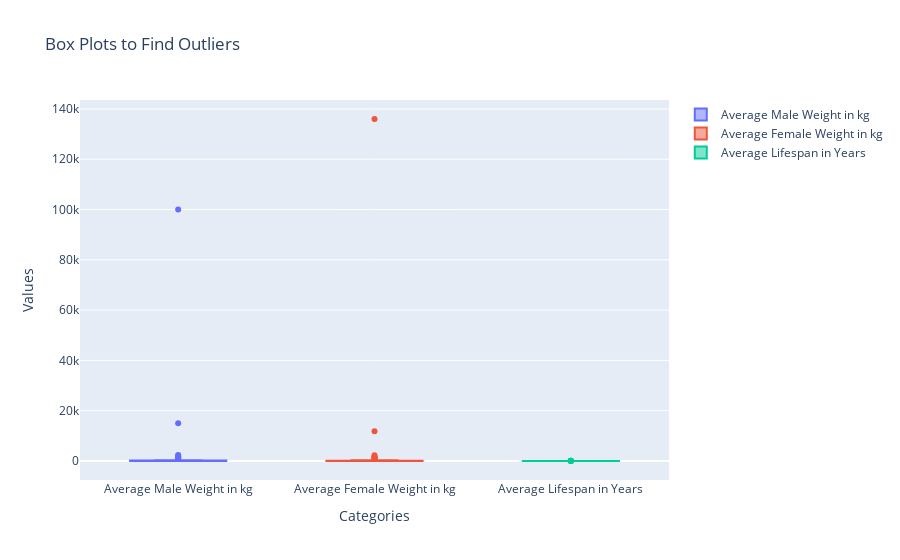

The cell this chart's notebook holds for it:
### Code cell
import pandas as pd
import plotly.graph_objs as go
import plotly.express as px

# Cargar los datos
ruta = 'Datos/animals lifespan.csv'
datos = pd.read_csv(ruta, sep=',')
datos.drop_duplicates(inplace=True)
datos.dropna(inplace=True)

# Seleccionar las columnas de interés
x1 = datos['average male weight in kg']
x2 = datos['average female weight in kg']
y = datos['average lifespan in years']

# Crear el gráfico de caja
fig = go.Figure()

fig.add_trace(go.Box(y=x1, name='Average Male Weight in kg'))
fig.add_trace(go.Box(y=x2, name='Average Female Weight in kg'))
fig.add_trace(go.Box(y=y, name='Average Lifespan in Years'))

# Configurar el diseño del gráfico
fig.update_layout(
    title='Box Plots to Find Outliers',
    yaxis_title='Values',
    xaxis_title='Categories'
)

fig.show()

### Figure 1 — Plotly figure (JSON) as saved in the notebook; plotly's stock layout.template omitted (floating-point values rounded to 4 significant figures)
{"data": [{"name": "Average Male Weight in kg", "type": "box", "y": [1100, 67, 200, 1.2, 120, 0.052, 0.00011, 0.0001, 1, 3, 0.446, 300, 235, 100000, 1500, 850, 15000, 0.028, 15, 0.15, 0.2, 249.5, 1.5, 1.03, 1.25, 0.00025, 0.019, 0.4, 0.37, 4, 3.5, 63, 0.06, 0.5, 70, 100, 1, 1905.0, 200, 0.62, 1800, 2400, 42, 150, 59, 120, 47, 140, 0.5, 6, 78, 53, 62]}, {"name": "Average Female Weight in kg", "type": "box", "y": [800, 76, 125, 1.2, 135, 0.045, 0.0001, 0.0001, 1.15, 4.5, 3, 23, 235, 136000, 1360, 2250, 11800, 0.045, 9.5, 150, 1.6, 250, 38, 1.6, 50, 0.00025, 0.025, 0.275, 0.35, 7.8, 3.5, 45, 0.055, 0.075, 29, 104, 20, 1180, 140, 0.42, 1400, 1600, 5, 100, 71, 76, 16, 70, 0.0005, 4.5, 45, 36, 45]}, {"name": "Average Lifespan in Years", "type": "box", "y": [20, 11, 17, 7, 1, 20, 0.08, 2, 20, 25, 8, 18, 15, 85, 42, 60, 100, 2, 4, 4, 1, 5, 30, 11, 15, 8, 16, 2, 15, 20, 25, 6, 6, 5, 8, 17, 17, 25, 9, 16, 45, 45, 7, 35, 12, 13, 14, 30, 5, 27, 10, 14, 10]}], "layout": {"title": {"text": "Box Plots to Find Outliers"}, "xaxis": {"title": {"text": "Categories"}}, "yaxis": {"title": {"text": "Values"}}}}
